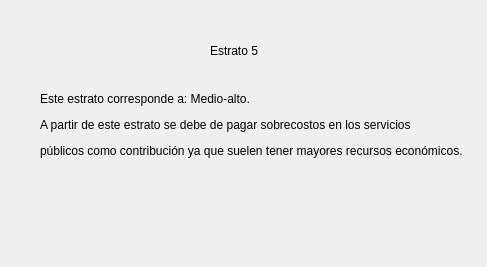
<?xml version="1.0" encoding="UTF-8"?>
<ui version="4.0">
 <class>Dialog</class>
 <widget class="QDialog" name="Dialog">
  <property name="geometry">
   <rect>
    <x>0</x>
    <y>0</y>
    <width>487</width>
    <height>267</height>
   </rect>
  </property>
  <property name="windowTitle">
   <string>Dialog</string>
  </property>
  <widget class="QLabel" name="label">
   <property name="geometry">
    <rect>
     <x>210</x>
     <y>20</y>
     <width>151</width>
     <height>61</height>
    </rect>
   </property>
   <property name="text">
    <string>Estrato 5</string>
   </property>
  </widget>
  <widget class="QLabel" name="label_2">
   <property name="geometry">
    <rect>
     <x>40</x>
     <y>30</y>
     <width>451</width>
     <height>191</height>
    </rect>
   </property>
   <property name="text">
    <string>&lt;html&gt;&lt;head/&gt;&lt;body&gt;&lt;p&gt;Este estrato corresponde a: Medio-alto.&lt;/p&gt;&lt;p&gt;A partir de este estrato se debe de pagar sobrecostos en los servicios&lt;/p&gt;&lt;p&gt;públicos como contribución ya que suelen tener mayores recursos económicos.&lt;/p&gt;&lt;/body&gt;&lt;/html&gt;</string>
   </property>
  </widget>
 </widget>
 <resources/>
 <connections/>
</ui>
